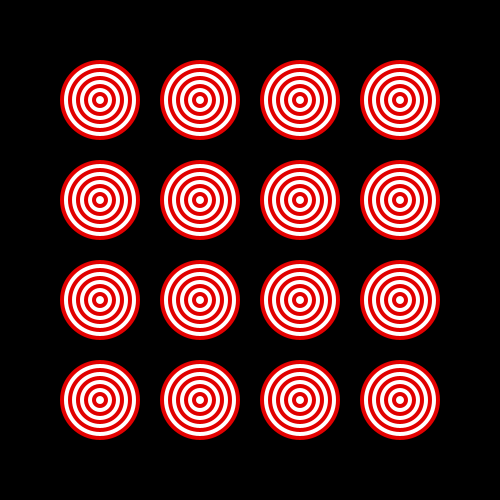
Frame 1 (no input)
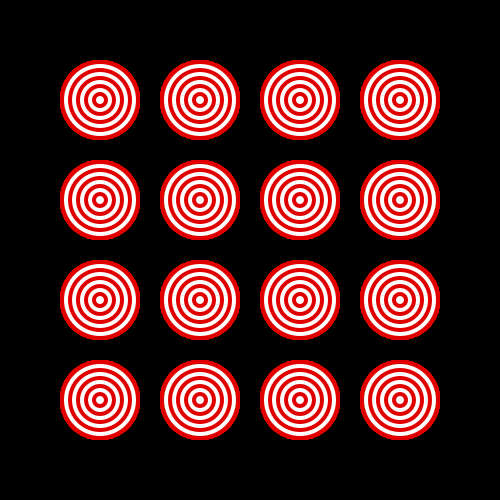
Frame 60 (the mouse pressed at the canvas centre just before this capture)
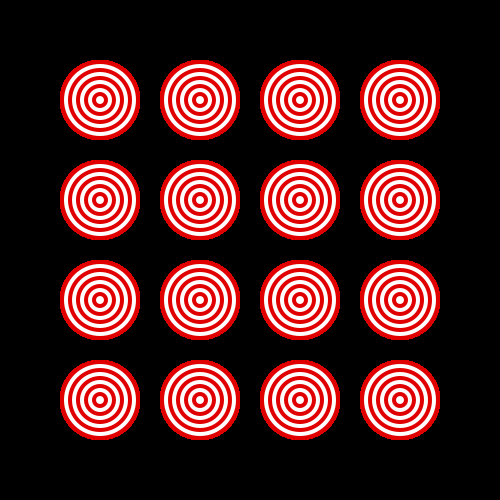
Frame 120 (the mouse held since frame 60 and released just before this capture)

The Processing sketch that drew these frames (run headless with seeded random() and noise(); from frame 60 on, the mouse is pressed at the canvas centre):

// Processing sketch: processing_38062
// ── processing_38062.pde

void setup()
{
  background(0, 0, 0);
  size(500, 500);
  smooth();
  noStroke();
}

void draw()
{
  for(int x = 100; x<=400; x+=100)
  {
    for(int y = 100; y<=400; y+=100)
    {
      for(int r = 80; r>=8; r-=8)
      {
        if((r/8)%2 == 0)
        {
          fill(225, 0, 0);
          ellipse(x, y, r, r);
        }
        else
        {
          fill(255,255,255);
          ellipse(x, y, r, r);
        }
      }  
    }
  }
}
